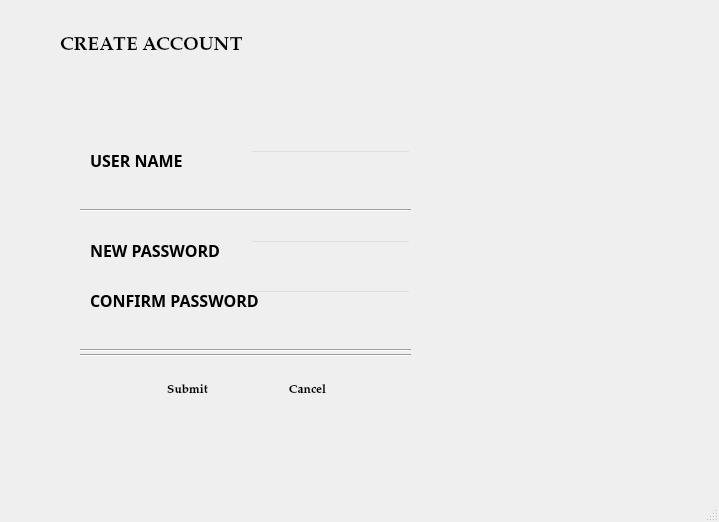
<?xml version="1.0" encoding="UTF-8"?>
<ui version="4.0">
 <class>createaccount</class>
 <widget class="QMainWindow" name="createaccount">
  <property name="geometry">
   <rect>
    <x>0</x>
    <y>0</y>
    <width>719</width>
    <height>522</height>
   </rect>
  </property>
  <property name="windowTitle">
   <string>MainWindow</string>
  </property>
  <widget class="QWidget" name="centralwidget">
   <widget class="QLabel" name="label">
    <property name="geometry">
     <rect>
      <x>-10</x>
      <y>-30</y>
      <width>731</width>
      <height>571</height>
     </rect>
    </property>
    <property name="text">
     <string/>
    </property>
    <property name="pixmap">
     <pixmap resource="pic.qrc">:/newPrefix/White-Lock-Wallpaper-1080x2340-.jpg</pixmap>
    </property>
   </widget>
   <widget class="QLabel" name="label_2">
    <property name="geometry">
     <rect>
      <x>90</x>
      <y>150</y>
      <width>121</width>
      <height>20</height>
     </rect>
    </property>
    <property name="font">
     <font>
      <family>Myriad Pro Light</family>
      <pointsize>12</pointsize>
      <weight>75</weight>
      <bold>true</bold>
     </font>
    </property>
    <property name="text">
     <string>USER NAME</string>
    </property>
   </widget>
   <widget class="QLabel" name="label_3">
    <property name="geometry">
     <rect>
      <x>90</x>
      <y>240</y>
      <width>151</width>
      <height>20</height>
     </rect>
    </property>
    <property name="font">
     <font>
      <family>Myriad Pro Light</family>
      <pointsize>12</pointsize>
      <weight>75</weight>
      <bold>true</bold>
     </font>
    </property>
    <property name="text">
     <string>NEW PASSWORD</string>
    </property>
   </widget>
   <widget class="QLineEdit" name="user">
    <property name="geometry">
     <rect>
      <x>250</x>
      <y>150</y>
      <width>161</width>
      <height>21</height>
     </rect>
    </property>
    <property name="styleSheet">
     <string notr="true">background-color:transparent;</string>
    </property>
   </widget>
   <widget class="QLineEdit" name="new_2">
    <property name="geometry">
     <rect>
      <x>250</x>
      <y>240</y>
      <width>161</width>
      <height>21</height>
     </rect>
    </property>
    <property name="styleSheet">
     <string notr="true">background-color:transparent;</string>
    </property>
    <property name="echoMode">
     <enum>QLineEdit::Normal</enum>
    </property>
   </widget>
   <widget class="QLabel" name="invalid">
    <property name="geometry">
     <rect>
      <x>250</x>
      <y>310</y>
      <width>251</width>
      <height>31</height>
     </rect>
    </property>
    <property name="font">
     <font>
      <family>MS Shell Dlg 2</family>
      <pointsize>10</pointsize>
     </font>
    </property>
    <property name="styleSheet">
     <string notr="true">color: rgb(255, 3, 3);</string>
    </property>
    <property name="text">
     <string/>
    </property>
   </widget>
   <widget class="QPushButton" name="ok_">
    <property name="geometry">
     <rect>
      <x>270</x>
      <y>380</y>
      <width>75</width>
      <height>21</height>
     </rect>
    </property>
    <property name="font">
     <font>
      <family>Palatino Linotype</family>
      <pointsize>9</pointsize>
      <weight>75</weight>
      <bold>true</bold>
     </font>
    </property>
    <property name="styleSheet">
     <string notr="true">background-color: rgb(255, 255, 255);</string>
    </property>
    <property name="text">
     <string>Cancel</string>
    </property>
    <property name="default">
     <bool>true</bool>
    </property>
    <property name="flat">
     <bool>true</bool>
    </property>
   </widget>
   <widget class="QLineEdit" name="newconfirm">
    <property name="geometry">
     <rect>
      <x>250</x>
      <y>290</y>
      <width>161</width>
      <height>21</height>
     </rect>
    </property>
    <property name="styleSheet">
     <string notr="true">background-color:transparent;</string>
    </property>
    <property name="echoMode">
     <enum>QLineEdit::Password</enum>
    </property>
   </widget>
   <widget class="QLabel" name="label_4">
    <property name="geometry">
     <rect>
      <x>90</x>
      <y>290</y>
      <width>191</width>
      <height>20</height>
     </rect>
    </property>
    <property name="font">
     <font>
      <family>Myriad Pro Light</family>
      <pointsize>12</pointsize>
      <weight>75</weight>
      <italic>false</italic>
      <bold>true</bold>
     </font>
    </property>
    <property name="text">
     <string>CONFIRM PASSWORD</string>
    </property>
   </widget>
   <widget class="Line" name="line">
    <property name="geometry">
     <rect>
      <x>80</x>
      <y>200</y>
      <width>331</width>
      <height>20</height>
     </rect>
    </property>
    <property name="styleSheet">
     <string notr="true">color: rgb(247, 247, 247);
</string>
    </property>
    <property name="frameShadow">
     <enum>QFrame::Sunken</enum>
    </property>
    <property name="orientation">
     <enum>Qt::Horizontal</enum>
    </property>
   </widget>
   <widget class="QPushButton" name="ok_1">
    <property name="geometry">
     <rect>
      <x>150</x>
      <y>380</y>
      <width>75</width>
      <height>21</height>
     </rect>
    </property>
    <property name="font">
     <font>
      <family>Palatino Linotype</family>
      <pointsize>9</pointsize>
      <weight>75</weight>
      <bold>true</bold>
     </font>
    </property>
    <property name="styleSheet">
     <string notr="true">background-color: rgb(255, 255, 255);</string>
    </property>
    <property name="text">
     <string>Submit</string>
    </property>
    <property name="default">
     <bool>true</bool>
    </property>
    <property name="flat">
     <bool>true</bool>
    </property>
   </widget>
   <widget class="QLabel" name="label_5">
    <property name="geometry">
     <rect>
      <x>60</x>
      <y>20</y>
      <width>221</width>
      <height>51</height>
     </rect>
    </property>
    <property name="font">
     <font>
      <family>Palatino Linotype</family>
      <pointsize>14</pointsize>
      <weight>75</weight>
      <bold>true</bold>
     </font>
    </property>
    <property name="text">
     <string>CREATE ACCOUNT</string>
    </property>
   </widget>
   <widget class="QLabel" name="label_6">
    <property name="geometry">
     <rect>
      <x>20</x>
      <y>30</y>
      <width>31</width>
      <height>31</height>
     </rect>
    </property>
    <property name="text">
     <string/>
    </property>
    <property name="pixmap">
     <pixmap resource="pic.qrc">:/newPrefix/icon.png</pixmap>
    </property>
   </widget>
   <widget class="Line" name="line_2">
    <property name="geometry">
     <rect>
      <x>80</x>
      <y>340</y>
      <width>331</width>
      <height>20</height>
     </rect>
    </property>
    <property name="styleSheet">
     <string notr="true">color: rgb(247, 247, 247);
</string>
    </property>
    <property name="frameShadow">
     <enum>QFrame::Sunken</enum>
    </property>
    <property name="orientation">
     <enum>Qt::Horizontal</enum>
    </property>
   </widget>
   <widget class="Line" name="line_3">
    <property name="geometry">
     <rect>
      <x>80</x>
      <y>340</y>
      <width>331</width>
      <height>31</height>
     </rect>
    </property>
    <property name="styleSheet">
     <string notr="true">color: rgb(247, 247, 247);
</string>
    </property>
    <property name="frameShadow">
     <enum>QFrame::Sunken</enum>
    </property>
    <property name="orientation">
     <enum>Qt::Horizontal</enum>
    </property>
   </widget>
   <widget class="QPushButton" name="showpd">
    <property name="geometry">
     <rect>
      <x>420</x>
      <y>240</y>
      <width>22</width>
      <height>16</height>
     </rect>
    </property>
    <property name="styleSheet">
     <string notr="true">background-image: url(:/newPrefix/show-password-64 (1).png);</string>
    </property>
    <property name="text">
     <string/>
    </property>
    <property name="default">
     <bool>false</bool>
    </property>
    <property name="flat">
     <bool>true</bool>
    </property>
   </widget>
   <widget class="QPushButton" name="showpd_2">
    <property name="geometry">
     <rect>
      <x>420</x>
      <y>290</y>
      <width>22</width>
      <height>16</height>
     </rect>
    </property>
    <property name="styleSheet">
     <string notr="true">background-image: url(:/newPrefix/kisspng-computer-icons-cross-eye-5adf65cad344d8.0427956315245900268654 (1).png);</string>
    </property>
    <property name="text">
     <string/>
    </property>
    <property name="default">
     <bool>false</bool>
    </property>
    <property name="flat">
     <bool>true</bool>
    </property>
   </widget>
  </widget>
  <widget class="QMenuBar" name="menubar">
   <property name="geometry">
    <rect>
     <x>0</x>
     <y>0</y>
     <width>719</width>
     <height>21</height>
    </rect>
   </property>
  </widget>
  <widget class="QStatusBar" name="statusbar"/>
 </widget>
 <tabstops>
  <tabstop>user</tabstop>
  <tabstop>new_2</tabstop>
  <tabstop>newconfirm</tabstop>
  <tabstop>ok_1</tabstop>
  <tabstop>ok_</tabstop>
 </tabstops>
 <resources>
  <include location="pic.qrc"/>
 </resources>
 <connections/>
</ui>
